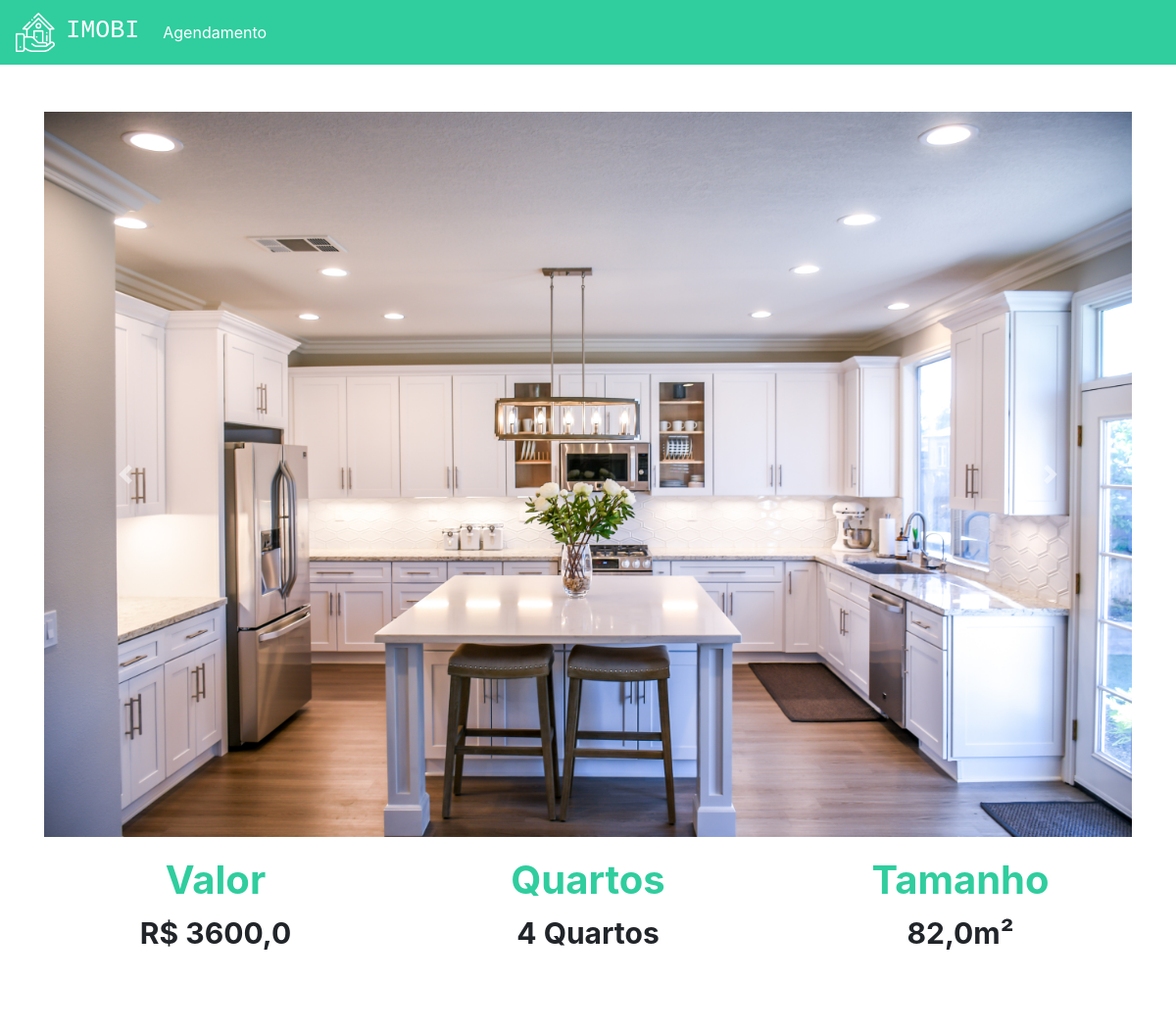
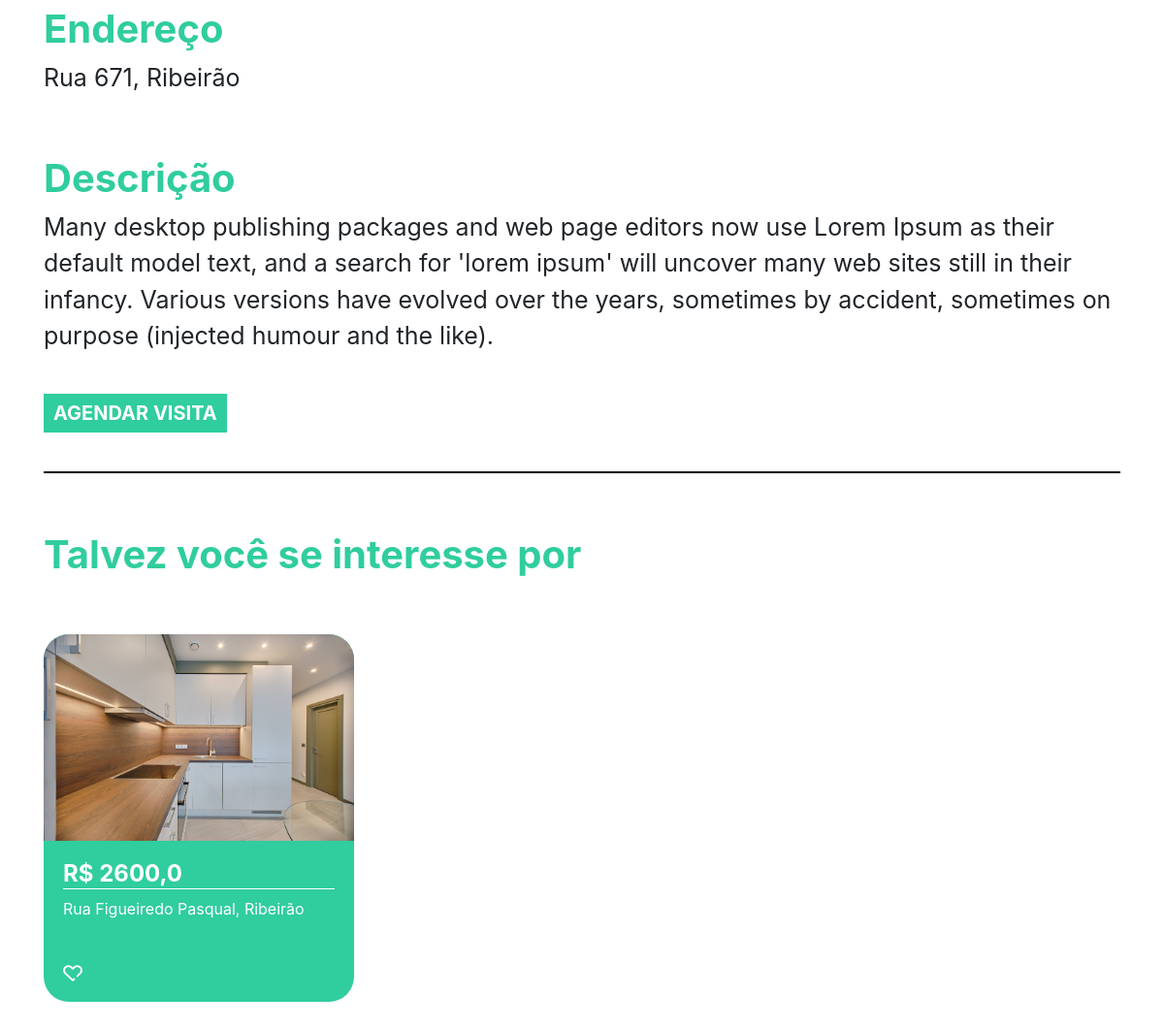
Page /imovel/3 (signed in) on the committed database (2 pictures, top to bottom).
### plataforma/models.py (models this page shows, shortened)
class Imagem(models.Model):
    img = models.ImageField(upload_to='img')
    def __str__(self) -> str:
        return self.img.url

class Imovel(models.Model):
    choices = (
        ('V', 'Venda'),
        ('A', 'Aluguel')
    )
    choices_imovel = (
        ('A', 'Apartamento'),
        ('C', 'Casa')
    )
    imagens = models.ManyToManyField(Imagem)
    valor = models.FloatField()
    quartos = models.IntegerField()
    tamanho = models.FloatField()
    cidade = models.ForeignKey(Cidade, on_delete=models.DO_NOTHING)
    rua = models.CharField(max_length=50)
    tipo = models.CharField(max_length=1, choices=choices)
    tipo_imovel = models.CharField(max_length=1, choices=choices_imovel)
    numero = models.IntegerField()
    descricao = models.TextField()
    dias_visita = models.ManyToManyField(DiasVisita)
    horarios = models.ManyToManyField(Horario)

class Cidade(models.Model):
    nome = models.CharField(max_length=30)
    def __str__(self) -> str:
        return self.nome

### plataforma/views.py (the view)
# urls.py: path('imovel/<str:id>', views.imovel, name="imovel"),
def imovel(request, id):
    imovel = get_object_or_404(Imovel, id=id)
    sugestoes = Imovel.objects.filter(cidade=imovel.cidade).exclude(id=id)[:2]
    return render(request, 'imovel.html', {'imovel': imovel, 'sugestoes': sugestoes, 'id': id})

### plataforma/models.py (called while the page is built)
    def __str__(self) -> str:
        return self.dia

    def __str__(self) -> str:
        return str(self.horario)

### plataforma/templates/imovel.html (shortened to what this page needs)
{% extends 'base.html' %}
{% load static %}
{% block 'head' %}
    <link rel="stylesheet" href="{% static 'plataforma/css/home.css' %}">
{% endblock 'head' %}
{% block 'body' %}
    <div style="text-align: center" class="container">
        <br>
        <br>
        <div id="carouselExampleControls" class="carousel slide" data-ride="carousel">
            <div class="carousel-inner">
                {% for img in imovel.imagens.all  %}
                    <div class="carousel-item {% if forloop.first %} active {% endif %}" >
                        <img class="d-block w-100" src="{{img}}" alt="First slide">
                    </div>
                {% endfor %}
            </div>
            <a class="carousel-control-prev" href="#carouselExampleControls" role="button" data-slide="prev">
                <span class="carousel-control-prev-icon" aria-hidden="true"></span>
            </a>
            <a class="carousel-control-next" href="#carouselExampleControls" role="button" data-slide="next">
                <span class="carousel-control-next-icon" aria-hidden="true"></span>
            </a>
        </div>
        <div class="row">
            <div class="col-md">
                <h3 class="titulo_especificacao">Valor</h3>
                <p class="especificacao">R$ {{imovel.valor}}</p>
            </div>
            <div class="col-md">
                <h3 class="titulo_especificacao">Quartos</h3>
                <p class="especificacao">{{imovel.quartos}} Quartos</p>
            </div>
            <div class="col-md">
                <h3 class="titulo_especificacao">Tamanho</h3>
                <p class="especificacao">{{imovel.tamanho}}m²</p>
            </div>
        </div>
        <br>
        <br>
        <div style="text-align: left">
            <h3 class="titulo_especificacao">Endereço</h3>
            <p class="especificacao_endereco">{{imovel.rua}}, {{imovel.cidade }}</p>
        </div>
        <br>
        <div style="text-align: left">
            <h3 class="titulo_especificacao">Descrição</h3>
            <p class="especificacao_endereco">{{imovel.descricao}}</p>
            <br>
            <button class="btn_agendar_visita" data-toggle="modal" data-target="#exampleModal">AGENDAR VISITA</button>
            <br>
            <br>
        </div>
        <hr style="border: 1px solid black">
        <br>
        <div class="div_possivel_interesse">
            <h3 class="titulo_especificacao">Talvez você se interesse por</h3>
            <div class="row">
                {% for sugestao in sugestoes %}
                    <div class="col-md cont">
                        <div class="card_imovel">
                            <img class="img_capa_imovel" src="{{sugestao.imagens.all.0.img.url}}">
                            <div class="informacoes_imoveis">
                                <a class="a_none" href="{% url 'imovel' sugestao.id %}">
                                    <h4 class="valor">R$ {{sugestao.valor}}</h4>
                                </a>
                                <p>{{sugestao.rua}}, {{sugestao.cidade}}</p>
                                <br>
                                <img width="7%" src="{% static 'plataforma/img/heart.png' %}">
                            </div>
                        </div>
                    </div>
                {% endfor %}
            </div>
            <br>
            <br>
        </div>
    </div>
{% endblock 'body' %}

### templates/static/plataforma/css/home.css (style rules this page uses)
.card_imovel { background-color: #30CD9E; width: 20rem; margin-top: 50px; border-radius: 26px; }
.img_capa_imovel { width: 100%; border-top-left-radius: 26px; border-top-right-radius: 26px; }
.informacoes_imoveis { padding: 20px; color: white; }
.valor { font-weight: bold; border-bottom: 1px solid white; }
.a_none { color: white; }
.titulo_especificacao { color: #30CD9E; font-weight: bold; margin-top: 20px; font-size: 40px; }
.especificacao { font-size: 30px; font-weight: bold; }
.especificacao_endereco { font-size: 25px; }
.btn_agendar_visita { border: none; background-color: #30CD9E; color: white; font-weight: bold; font-size: 20px; padding: 5px 10px 5px 10px; }
.div_possivel_interesse { text-align: left; }

### rows in the picture
Imagem: img (picture)
Imovel: valor "3600,0", quartos "4", tamanho "82,0", rua "Rua 671", cidade "Ribeirão", descricao "Many desktop publishing packages and web page editors now use Lorem Ipsum as their default model text, and a search for 'lorem ipsum' will uncover many web sites still in their infancy. Various versions have evolved over the years, sometimes by accident, sometimes on purpose (injected humour and the like)."
Imovel: imagens.all.0.img (picture), valor "2600,0", rua "Rua Figueiredo Pasqual", cidade "Ribeirão"
